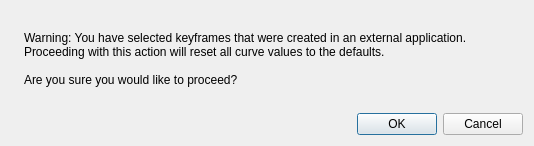
<?xml version="1.0" encoding="UTF-8"?>
<ui version="4.0">
 <class>ResetKeyframeValuesDlg</class>
 <widget class="QDialog" name="ResetKeyframeValuesDlg">
  <property name="geometry">
   <rect>
    <x>0</x>
    <y>0</y>
    <width>534</width>
    <height>146</height>
   </rect>
  </property>
  <property name="windowTitle">
   <string>Reset Keyframe Curves</string>
  </property>
  <layout class="QVBoxLayout" name="verticalLayout">
   <item>
    <layout class="QHBoxLayout" name="horizontalLayout">
     <item>
      <widget class="QLabel" name="m_WarningIcon">
       <property name="sizePolicy">
        <sizepolicy hsizetype="Fixed" vsizetype="Fixed">
         <horstretch>0</horstretch>
         <verstretch>0</verstretch>
        </sizepolicy>
       </property>
      </widget>
     </item>
     <item>
      <widget class="QLabel" name="label">
       <property name="text">
        <string>Warning: You have selected keyframes that were created in an external application. Proceeding with this action will reset all curve values to the defaults.

Are you sure you would like to proceed?</string>
       </property>
       <property name="wordWrap">
        <bool>true</bool>
       </property>
      </widget>
     </item>
    </layout>
   </item>
   <item>
    <widget class="QDialogButtonBox" name="buttonBox">
     <property name="orientation">
      <enum>Qt::Horizontal</enum>
     </property>
     <property name="standardButtons">
      <set>QDialogButtonBox::Cancel|QDialogButtonBox::Ok</set>
     </property>
    </widget>
   </item>
  </layout>
 </widget>
 <resources/>
 <connections>
  <connection>
   <sender>buttonBox</sender>
   <signal>accepted()</signal>
   <receiver>ResetKeyframeValuesDlg</receiver>
   <slot>accept()</slot>
   <hints>
    <hint type="sourcelabel">
     <x>248</x>
     <y>254</y>
    </hint>
    <hint type="destinationlabel">
     <x>157</x>
     <y>274</y>
    </hint>
   </hints>
  </connection>
  <connection>
   <sender>buttonBox</sender>
   <signal>rejected()</signal>
   <receiver>ResetKeyframeValuesDlg</receiver>
   <slot>reject()</slot>
   <hints>
    <hint type="sourcelabel">
     <x>316</x>
     <y>260</y>
    </hint>
    <hint type="destinationlabel">
     <x>286</x>
     <y>274</y>
    </hint>
   </hints>
  </connection>
 </connections>
</ui>
